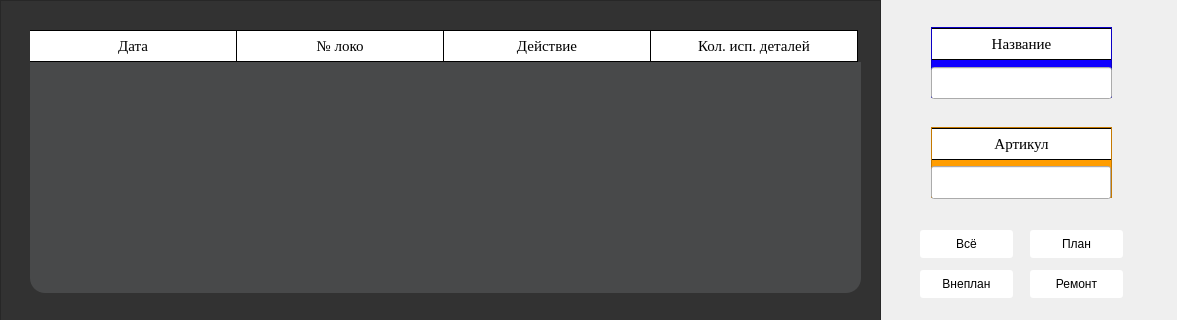
<?xml version="1.0" encoding="UTF-8"?>
<ui version="4.0">
 <class>Form</class>
 <widget class="QWidget" name="Form">
  <property name="geometry">
   <rect>
    <x>0</x>
    <y>0</y>
    <width>1177</width>
    <height>320</height>
   </rect>
  </property>
  <property name="windowTitle">
   <string>Детали</string>
  </property>
  <property name="windowIcon">
   <iconset>
    <normaloff>sql_maket/train.png</normaloff>sql_maket/train.png</iconset>
  </property>
  <widget class="QFrame" name="frame_21">
   <property name="geometry">
    <rect>
     <x>0</x>
     <y>0</y>
     <width>881</width>
     <height>321</height>
    </rect>
   </property>
   <property name="styleSheet">
    <string notr="true">
background-color: rgb(50, 50, 50);</string>
   </property>
   <property name="frameShape">
    <enum>QFrame::StyledPanel</enum>
   </property>
   <property name="frameShadow">
    <enum>QFrame::Raised</enum>
   </property>
   <widget class="QTableWidget" name="tableWidget">
    <property name="geometry">
     <rect>
      <x>30</x>
      <y>30</y>
      <width>831</width>
      <height>263</height>
     </rect>
    </property>
    <property name="font">
     <font>
      <family>Times New Roman</family>
      <pointsize>11</pointsize>
     </font>
    </property>
    <property name="styleSheet">
     <string notr="true">QTableWidget {
border-radius: 15px;
background-color: rgb(72, 73, 74)}

QHeaderView::section {
    background-color: rgb(255, 255, 255);
    padding: 4px;
    font-size: 11pt;
	font-family: Times New Roman;
    border-bottom: 1px solid rgb(0, 0, 0);
    border-right: 1px solid rgb(0, 0, 0);
}

QHeaderView::section:horizontal
{
    border-top: 1px solid rgb(0, 0, 0);
}

QHeaderView::section:vertical
{
    border-left: 1px solid rgb(0, 0, 0);
}

QTableWidget::item {
	background-color: rgb(255, 255, 255);
}
QTableWidget::item:selected {
	background-color: rgb(170, 255, 255);
	color:rgb(0, 0, 0);
}</string>
    </property>
    <attribute name="horizontalHeaderDefaultSectionSize">
     <number>207</number>
    </attribute>
    <attribute name="horizontalHeaderHighlightSections">
     <bool>false</bool>
    </attribute>
    <attribute name="verticalHeaderVisible">
     <bool>false</bool>
    </attribute>
    <column>
     <property name="text">
      <string>Дата</string>
     </property>
    </column>
    <column>
     <property name="text">
      <string>№ локо</string>
     </property>
    </column>
    <column>
     <property name="text">
      <string>Действие</string>
     </property>
    </column>
    <column>
     <property name="text">
      <string>Кол. исп. деталей</string>
     </property>
    </column>
   </widget>
  </widget>
  <widget class="QLabel" name="label">
   <property name="geometry">
    <rect>
     <x>920</x>
     <y>20</y>
     <width>201</width>
     <height>91</height>
    </rect>
   </property>
   <property name="text">
    <string/>
   </property>
   <property name="pixmap">
    <pixmap>sql_maket/1loko.png</pixmap>
   </property>
  </widget>
  <widget class="QLabel" name="label_2">
   <property name="geometry">
    <rect>
     <x>921</x>
     <y>120</y>
     <width>211</width>
     <height>91</height>
    </rect>
   </property>
   <property name="text">
    <string/>
   </property>
   <property name="pixmap">
    <pixmap>sql_maket/2loko.png</pixmap>
   </property>
  </widget>
  <widget class="QTableWidget" name="tableWidget_20">
   <property name="geometry">
    <rect>
     <x>931</x>
     <y>127</y>
     <width>181</width>
     <height>71</height>
    </rect>
   </property>
   <property name="styleSheet">
    <string notr="true">QTableWidget {
background-color: rgb(255, 157, 0)}

QHeaderView::section {
    background-color:  rgb(255, 255, 255);
    padding: 4px;
    font-size: 11pt;
	font-family: Times New Roman;
    border-bottom: 1px solid rgb(0, 0, 0);
    border-right: 1px solid rgb(0, 0, 0);
}

QHeaderView::section:horizontal
{
    border-top: 1px solid rgb(0, 0, 0);
}

QHeaderView::section:vertical
{
    border-left: 1px solid rgb(0, 0, 0);
}

QTableWidget::item {
	background-color: rgb(255, 255, 255);
}
QTableWidget::item:selected {
	background-color: rgb(170, 255, 255);
	color:rgb(0, 0, 0);
}</string>
   </property>
   <property name="rowCount">
    <number>0</number>
   </property>
   <attribute name="horizontalHeaderVisible">
    <bool>true</bool>
   </attribute>
   <attribute name="horizontalHeaderDefaultSectionSize">
    <number>180</number>
   </attribute>
   <attribute name="horizontalHeaderHighlightSections">
    <bool>false</bool>
   </attribute>
   <attribute name="verticalHeaderVisible">
    <bool>false</bool>
   </attribute>
   <attribute name="verticalHeaderCascadingSectionResizes">
    <bool>false</bool>
   </attribute>
   <attribute name="verticalHeaderHighlightSections">
    <bool>true</bool>
   </attribute>
   <column>
    <property name="text">
     <string>Артикул</string>
    </property>
   </column>
  </widget>
  <widget class="QTableWidget" name="tableWidget_30">
   <property name="geometry">
    <rect>
     <x>931</x>
     <y>27</y>
     <width>181</width>
     <height>71</height>
    </rect>
   </property>
   <property name="font">
    <font>
     <pointsize>11</pointsize>
    </font>
   </property>
   <property name="styleSheet">
    <string notr="true">QTableWidget {
background-color: rgb(16, 0, 255)}

QHeaderView::section {
    background-color:  rgb(255, 255, 255);
    padding: 4px;
    font-size: 11pt;
	font-family: Times New Roman;
    border-bottom: 1px solid rgb(0, 0, 0);
    border-right: 1px solid rgb(0, 0, 0);
}

QHeaderView::section:horizontal
{
    border-top: 1px solid rgb(0, 0, 0);
}

QHeaderView::section:vertical
{
    border-left: 1px solid rgb(0, 0, 0);
}

QTableWidget::item {
	background-color: rgb(255, 255, 255);
}
QTableWidget::item:selected {
	background-color: rgb(170, 255, 255);
	color:rgb(0, 0, 0);
}</string>
   </property>
   <property name="rowCount">
    <number>0</number>
   </property>
   <attribute name="horizontalHeaderVisible">
    <bool>true</bool>
   </attribute>
   <attribute name="horizontalHeaderDefaultSectionSize">
    <number>180</number>
   </attribute>
   <attribute name="horizontalHeaderHighlightSections">
    <bool>false</bool>
   </attribute>
   <attribute name="verticalHeaderVisible">
    <bool>false</bool>
   </attribute>
   <column>
    <property name="text">
     <string>Название</string>
    </property>
   </column>
  </widget>
  <widget class="QLabel" name="label_3">
   <property name="geometry">
    <rect>
     <x>870</x>
     <y>0</y>
     <width>311</width>
     <height>321</height>
    </rect>
   </property>
   <property name="text">
    <string/>
   </property>
   <property name="pixmap">
    <pixmap>sql_maket/row.png</pixmap>
   </property>
  </widget>
  <widget class="QLabel" name="label_4">
   <property name="geometry">
    <rect>
     <x>19</x>
     <y>22</y>
     <width>55</width>
     <height>41</height>
    </rect>
   </property>
   <property name="text">
    <string/>
   </property>
   <property name="pixmap">
    <pixmap>sql_maket/4.png</pixmap>
   </property>
  </widget>
  <widget class="QLabel" name="label_5">
   <property name="geometry">
    <rect>
     <x>829</x>
     <y>19</y>
     <width>41</width>
     <height>41</height>
    </rect>
   </property>
   <property name="text">
    <string/>
   </property>
   <property name="pixmap">
    <pixmap>sql_maket/3.png</pixmap>
   </property>
  </widget>
  <widget class="QLabel" name="label_6">
   <property name="geometry">
    <rect>
     <x>22</x>
     <y>281</y>
     <width>31</width>
     <height>21</height>
    </rect>
   </property>
   <property name="text">
    <string/>
   </property>
   <property name="pixmap">
    <pixmap>sql_maket/1.png</pixmap>
   </property>
  </widget>
  <widget class="QLabel" name="label_7">
   <property name="geometry">
    <rect>
     <x>833</x>
     <y>261</y>
     <width>55</width>
     <height>41</height>
    </rect>
   </property>
   <property name="text">
    <string/>
   </property>
   <property name="pixmap">
    <pixmap>sql_maket/2.png</pixmap>
   </property>
  </widget>
  <widget class="QLineEdit" name="lineEdit">
   <property name="geometry">
    <rect>
     <x>931</x>
     <y>67</y>
     <width>181</width>
     <height>32</height>
    </rect>
   </property>
   <property name="font">
    <font>
     <pointsize>10</pointsize>
    </font>
   </property>
   <property name="alignment">
    <set>Qt::AlignCenter</set>
   </property>
  </widget>
  <widget class="QLineEdit" name="lineEdit_2">
   <property name="geometry">
    <rect>
     <x>931</x>
     <y>166</y>
     <width>180</width>
     <height>33</height>
    </rect>
   </property>
   <property name="font">
    <font>
     <family>MS Shell Dlg 2</family>
     <pointsize>10</pointsize>
     <weight>50</weight>
     <bold>false</bold>
    </font>
   </property>
   <property name="alignment">
    <set>Qt::AlignCenter</set>
   </property>
  </widget>
  <widget class="QPushButton" name="pushButton">
   <property name="geometry">
    <rect>
     <x>920</x>
     <y>230</y>
     <width>93</width>
     <height>28</height>
    </rect>
   </property>
   <property name="font">
    <font>
     <pointsize>9</pointsize>
    </font>
   </property>
   <property name="styleSheet">
    <string notr="true">QPushButton {
	background-color: rgb(255, 255, 255);
	border-radius: 3px;
	color:rgb(0, 0, 0)}
QPushButton:hover {
	background-color: rgb(229, 229, 229);
	color:rgb(0, 0, 0)}
QPushButton:pressed {
	background-color: rgb(255, 255, 255);}</string>
   </property>
   <property name="text">
    <string>Всё</string>
   </property>
  </widget>
  <widget class="QPushButton" name="pushButton_2">
   <property name="geometry">
    <rect>
     <x>1030</x>
     <y>230</y>
     <width>93</width>
     <height>28</height>
    </rect>
   </property>
   <property name="font">
    <font>
     <pointsize>9</pointsize>
    </font>
   </property>
   <property name="styleSheet">
    <string notr="true">QPushButton {
	background-color: rgb(255, 255, 255);
	border-radius: 3px;
	color:rgb(0, 0, 0)}
QPushButton:hover {
	background-color: rgb(229, 229, 229);
	color:rgb(0, 0, 0)}
QPushButton:pressed {
	background-color: rgb(255, 255, 255);}</string>
   </property>
   <property name="text">
    <string>План</string>
   </property>
  </widget>
  <widget class="QPushButton" name="pushButton_3">
   <property name="geometry">
    <rect>
     <x>920</x>
     <y>270</y>
     <width>93</width>
     <height>28</height>
    </rect>
   </property>
   <property name="font">
    <font>
     <pointsize>9</pointsize>
    </font>
   </property>
   <property name="styleSheet">
    <string notr="true">QPushButton {
	background-color: rgb(255, 255, 255);
	border-radius: 3px;
	color:rgb(0, 0, 0)}
QPushButton:hover {
	background-color: rgb(229, 229, 229);
	color:rgb(0, 0, 0)}
QPushButton:pressed {
	background-color: rgb(255, 255, 255);}</string>
   </property>
   <property name="text">
    <string>Внеплан</string>
   </property>
  </widget>
  <widget class="QPushButton" name="pushButton_4">
   <property name="geometry">
    <rect>
     <x>1030</x>
     <y>270</y>
     <width>93</width>
     <height>28</height>
    </rect>
   </property>
   <property name="font">
    <font>
     <pointsize>9</pointsize>
    </font>
   </property>
   <property name="styleSheet">
    <string notr="true">QPushButton {
	background-color: rgb(255, 255, 255);
	border-radius: 3px;
	color:rgb(0, 0, 0)}
QPushButton:hover {
	background-color: rgb(229, 229, 229);
	color:rgb(0, 0, 0)}
QPushButton:pressed {
	background-color: rgb(255, 255, 255);}</string>
   </property>
   <property name="text">
    <string>Ремонт</string>
   </property>
  </widget>
  <zorder>frame_21</zorder>
  <zorder>label_3</zorder>
  <zorder>label_4</zorder>
  <zorder>label_5</zorder>
  <zorder>label_6</zorder>
  <zorder>label_7</zorder>
  <zorder>tableWidget_30</zorder>
  <zorder>lineEdit</zorder>
  <zorder>label</zorder>
  <zorder>tableWidget_20</zorder>
  <zorder>lineEdit_2</zorder>
  <zorder>label_2</zorder>
  <zorder>pushButton</zorder>
  <zorder>pushButton_2</zorder>
  <zorder>pushButton_3</zorder>
  <zorder>pushButton_4</zorder>
 </widget>
 <resources/>
 <connections/>
</ui>
